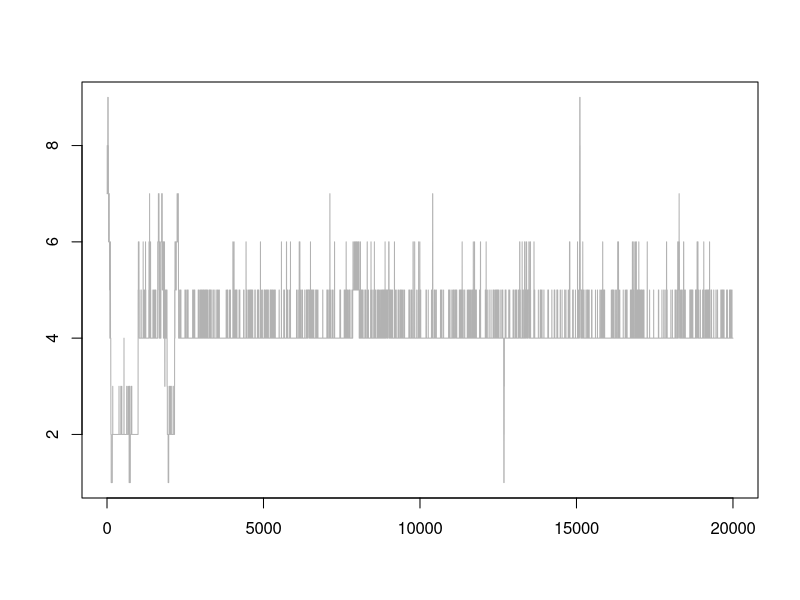
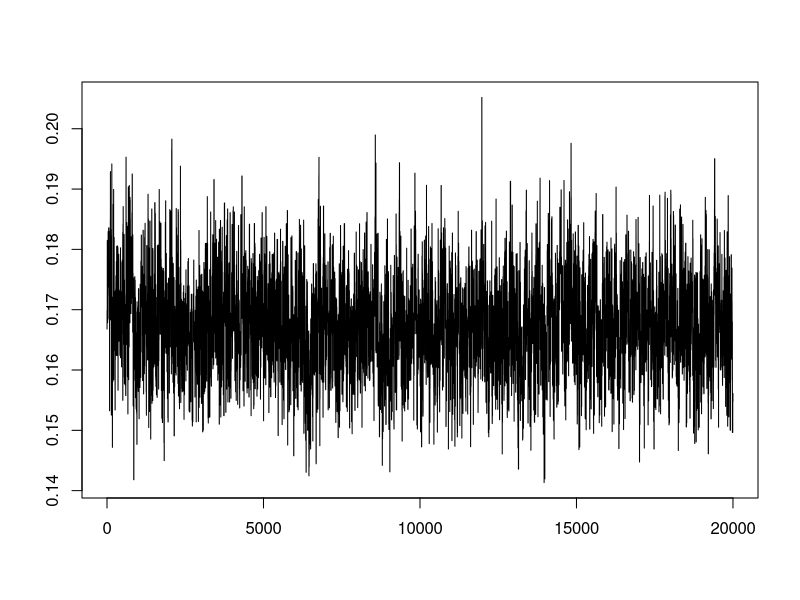

These charts were generated, in order, by the following R code: (Note: this script raises an error after producing the figures.)
set.seed(189)
alpha <- -1.6159
beta <- 0.2
I <- 9
u <- 1.02^(0:I)*10^7
r <- NULL
r[1:4] <- c(15.9, 17.9, 17.9, 13.9) / 100
r[5:10] <- exp(alpha - beta * (4:I))
phi <- 25000
#####################################
#X0 <- 0
#for(i in 1:20) {
#X <- array(0, dim = c(I+1, I+1))
#for (i in 1:(I+1)) {
#  for (j in 1:(I+1)) {
#    if (i+j <= I+2) {
#      X[i, j] <- u[i]*r[j]
#    }
#  }
#}
#X0 <- X0 + X
#}
#X <- X0 / 20
#####################################
mle <- function() {

  y <- NULL
  X0 <- array(0, dim = c(55, 20))
  for (i in 1:10) {
    for (j in 1:(11 - i)) {
      y <- c(y, X[i, j])
      X0[length(y), c(i, 10 + j)] <- c(1, 1)
    }
  }
  coef <- exp(coefficients(glm(y ~ X0 - 1, family = poisson(link = "log"))))
  u <- coef[1:10] * sum(X[1, ]) / coef[1]
  names(u) <- NULL
  r <- c((coef[11:20] * coef[1] / sum(X[1, ]))[1:9], 1 - sum(coef[11:19] * coef[1] / sum(X[1, ])))
  names(r) <- NULL
  fit <- fitted(glm(y ~ X0 - 1, family = poisson(link = "log")))
  phi <- sum(((y - fit) / fit^0.5)^2)/(55-19)
  return(list(u = u, r = r, phi = phi))
}

library(LearnBayes)
library(ggplot2)

logpos <- function(alpha_beta, X, I, k, u.new, a1, b1, lambda, tau, phi) {
  alpha <- alpha_beta[1]
  beta <- alpha_beta[2]
  fun1 <- function(j) {
    -exp(alpha - beta * j) * sum(u.new[1:(I-j+1)]) / phi +
    (alpha - beta * j) * sum(X[1:(I-j+1), j+1]) / phi
  }
  fun2 <- function(alpha, a1, lambda, beta, b1, tau) {
    - (alpha - a1)^2 / (2 * lambda^2) - (beta - b1)^2 / (2 * tau^2)
  } 
    
  sum(sapply(k:I, fun1)) + fun2(alpha, a1, lambda, beta, b1, tau)
}

move.alpha.beta <- function(m, start, X, I, k, u.new, a1, b1, lambda, tau, phi) {
  proposal <- list(scale = 0.13, var = array(c(1, 0, 0, 1), c(2, 2)))
  #m <- 10000
  r <- rwmetrop(logpos, proposal, start, m, X, I, k, u.new, a1, b1, lambda, tau, phi)
  return(r$par[1:m, ])
  #plot(density(r$par))
  #curve(dnorm(x, -1, 10), from = -2.5, to = 0.5, add = T)
  #mean(r$par[1000:10000, 1])
  #mean(r$par[1000:10000, 2])
}

move.u.r <- function(alpha, beta, u, k, r, I, X, phi) {
  fun1 <- function(i) {
    s.post <- s + 1 / phi * sum(X[i+1, 1:(I-i+1)]) 
    s.m <- s / m[i + 1] + 1 / phi * sum(r[1:(I-i+1)])
    rgamma(1, shape = s.post, rate = s.m)
  } 
  fun2 <- function(j) {
    v.post <- v + 1 / phi * sum(X[1:(I-j+1), j+1])
    v.c <- v / c[j+1] + 1 / phi * sum(u.new[1:(I-j+1)])
    rgamma(1, shape = v.post, rate = v.c)
  }
  u.new <- sapply(0:I, fun1)
  r.new1 <- sapply(0:(k - 1), fun2)
  
  alpha.beta <- move.alpha.beta(1, c(alpha, beta), X, I, k, u.new, a1, b1, lambda, tau, phi)
  r.new2 <- exp(alpha.beta[1] - alpha.beta[2]*(k:I))
  r.new <- c(r.new1, r.new2)
  return(list(u = u.new, r = r.new, alpha.beta = alpha.beta))
}
birth <- function(k) {
  if (k >=1 & k <= (I-1)) {
    return(1/3)
  } else { 
    return(0)
  }
}
death <- function(k) {
  if (k >1 & k <= I) {
    return(1/3) 
  } else {
    return(0)
  }
}
move <- function(n, k.start, r.start, u.start, alpha.start, beta.start) {
  R <- array(0, c(n, I+1))
  U <- array(0, c(n, I+1))
  Alpha.Beta <- array(0, c(n, 2))
  K <- array(0, n)
  R[1, ]<- r.start
  U[1, ] <-  u.start
  K[1] <- k.start
  Alpha.Beta[1, ] <- c(alpha.start, beta.start)
  for (d in 2:n) {
    type <- runif(1)
    if (type < 1-birth(K[d-1])-death(K[d-1])) {
      RU <- move.u.r(Alpha.Beta[d-1, 1], Alpha.Beta[d-1, 2], U[d-1, ], 
        K[d-1], R[d-1,], I, X, phi)
      R[d, ] <- RU$r
      U[d, ] <- RU$u
      K[d] <- K[d-1]
      Alpha.Beta[d, ]  <- RU$alpha.beta
    } else if (type > 1-birth(K[d-1])-death(K[d-1]) & type < 1-death(K[d-1]) ) {
      v.star <- 100
      u.old <- U[d-1, ]
      r.old <- R[d-1, ]
      k.old <- K[d-1]
      alpha.beta.old <- Alpha.Beta[d-1, ]
      
      u <- rgamma(1, shape = v.star, rate = v.star / r.old[k.old+1])
      r.star <- u
      
      s1 <- sum(-u.old[1:(I-k.old+1)]*r.star / phi + X[1:(I-k.old+1), k.old+1] / phi * log(r.star) +
          u.old[1:(I-k.old+1)]*r.old[k.old+1] / phi - X[1:(I-k.old+1), k.old+1]  / phi * log(r.old[k.old+1]) )
      
      s2 <- v * log(v/c[k.old+1]) + (v - 1) * log(r.star) - v * r.star / c[k.old+1] - log(gamma(v))
      s3 <- v.star * log(v.star/r.old[k.old+1]) + (v.star - 1)*log(r.star) - v.star * r.star / r.old[k.old+1] - log(gamma(v.star))

      alpha.birth1 <- exp(s1+s2-s3)
      up <- runif(1)

      if(up < alpha.birth1) {
        r.new <- r.old
        r.new[k.old + 1] <- u
        k.new <- k.old + 1
        u.new <- u.old
        R[d, ] <- r.new
        U[d, ] <- u.new
        K[d] <- k.new
        Alpha.Beta[d, ] <- alpha.beta.old
      } else {
        R[d, ] <- r.old
        U[d, ] <- u.old
        K[d] <- k.old
        Alpha.Beta[d, ] <- alpha.beta.old
      }
    }  else {
      v.star <- 100
      u.old <- U[d-1, ]
      r.old <- R[d-1, ]
      k.old <- K[d-1]
      k.star <- k.old - 1
      alpha.beta.old <- Alpha.Beta[d-1, ]
      alpha.old <- alpha.beta.old[1]
      beta.old <- alpha.beta.old[2]
      rk.star <- exp(alpha.old - k.star * beta.old) 
      r.star <- r.old[k.star+1]
      s1 <-  sum(-u.old[1:(I-k.star+1)]*rk.star/phi +X[1:(I-k.star+1), k.star+1]/phi * log(rk.star) +
        u.old[1:(I-k.star+1)]*r.star/phi - X[1:(I-k.star+1), k.star+1]/phi *log(r.star)) 
      s2 <-  v.star*log(v.star/rk.star)+(v.star-1)*log(r.star)-v.star*r.star/rk.star-log(gamma(v.star))
      s3 <- v * log(v/c[k.star+1]) + (v-1)*log(r.star) - v*r.star/c[k.star+1]-log(gamma(v))

      up <- runif(1)
 
      if(up < exp(s1+s2-s3)) {
        u.new <- u.old
        r.new <- r.old
        r.new[k.star+1] <- rk.star
        k.new <- k.star
        R[d, ] <- r.new
        U[d, ] <- u.new
        K[d] <- k.new
        Alpha.Beta[d, ] <- alpha.beta.old 
      } else {
        R[d, ] <- r.old
        U[d, ] <- u.old
        K[d] <- k.old
        Alpha.Beta[d, ] <- alpha.beta.old
      }
    }
  }
  return(list(r = R, u = U, k = K, ab = Alpha.Beta))
}

X <- read.table("data.txt", sep = "")
s <- 100
v <- 1
a1 <- -1
I <- 9
b1 <- 0.5
tau <- 10
v.star <- 100
u <- mle()$u
r <- mle()$r
m <- u
c <- r
#phi <- mle()$phi  
phi <- 25000

alpha <- -1.2
beta <- 0.2

lambda <- 10


iteration <- 20000 
set.seed(123)   
listre <- move(n = iteration, k.start=7, r.start=r, u.start=u, alpha.start=alpha, beta.start=beta) 
plot(listre$k, type = "l", xlab = "", ylab = "", col = rgb(0, 0, 0, 0.3))
table(listre$k)/length(listre$k)

plot(listre$r[, 1], type = "l", xlab = "", ylab = "")
plot(listre$u[, 20], type = "l", xlab = "", ylab = "")

re <- listre$r[listre$k==7, ]
plot(log(apply(re,2, mean)), type = "l", ylim = c(-6, -1))
lines(log(apply(re,2, mean) + 2 * apply(listre$r, 2, sd)), lty = 3)
lines(log(apply(re,2, mean) - 2 * apply(listre$r, 2, sd)), lty = 3)
points(1:22, log(apply(re,2, mean) + 2 * apply(listre$r, 2, sd)),
  pch = 4, cex = 0.5)
points(1:22, log(apply(re,2, mean) - 2 * apply(listre$r, 2, sd)),
  pch = 4, cex = 0.5)
abline(h = seq(-6, -1, length = 6), col = rgb(0, 0, 0, 0.1))
